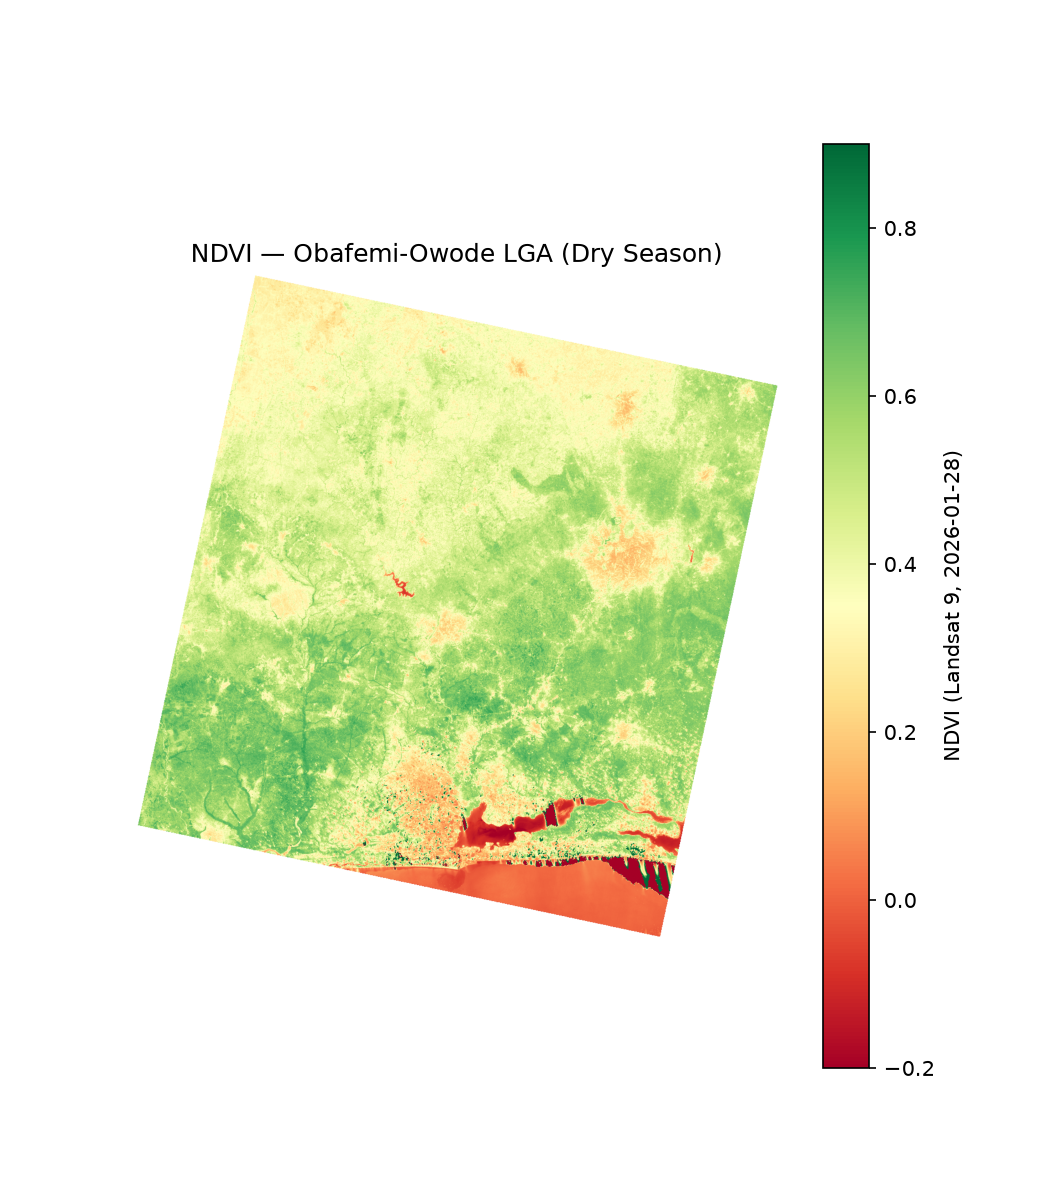

Write the Python code that produced this figure.
from pathlib import Path
import matplotlib

matplotlib.use("Agg")
import matplotlib.pyplot as plt
import numpy as np
import rasterio
from rasterio.enums import Resampling

raster_path = Path("data/processed/my_ndvi.tif")
out_png = Path("month-03/week-12/my_map.png")
out_png.parent.mkdir(parents=True, exist_ok=True)

max_dim = 1200

with rasterio.open(raster_path) as src:
    scale = min(1.0, max_dim / max(src.width, src.height))
    out_h = max(1, int(round(src.height * scale)))
    out_w = max(1, int(round(src.width * scale)))

    ndvi = src.read(
        1,
        out_shape=(out_h, out_w),
        resampling=Resampling.average,
        masked=True,
    )
    ndvi = np.ma.masked_where((ndvi == -9999.0) | (~np.isfinite(ndvi)), ndvi)

fig, ax = plt.subplots(figsize=(7, 8))
image = ax.imshow(ndvi, cmap="RdYlGn", vmin=-0.2, vmax=0.9)
fig.colorbar(image, ax=ax, label="NDVI (Landsat 9, 2026-01-28)")
ax.set_title("NDVI — Obafemi-Owode LGA (Dry Season)")
ax.set_axis_off()

fig.savefig(out_png, dpi=150)
plt.close(fig)

print(f"Plotted {out_w}x{out_h} preview -> {out_png}")
